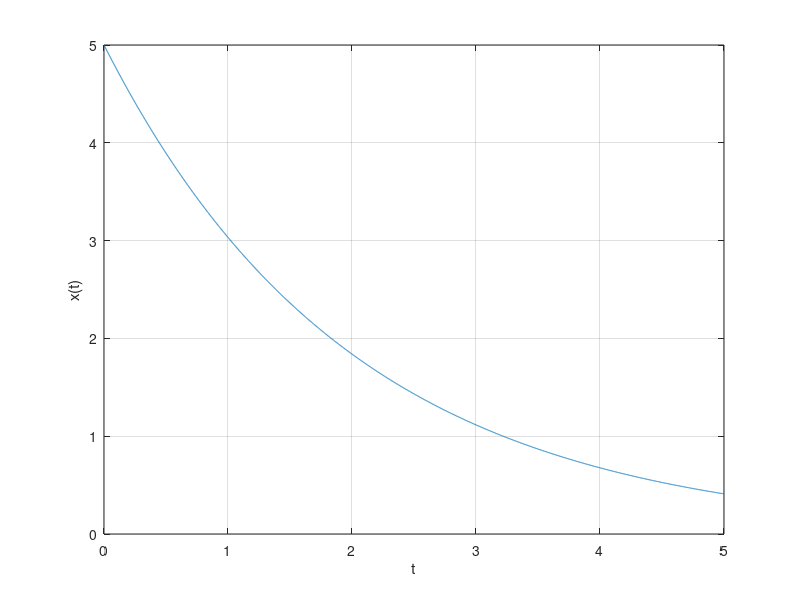

MATLAB code for this plot:
clearvars;
close all;
clc;

dt=0.001;
t=0:dt:5;

xt=5*exp(-0.5*t);

figure(1);
plot(t,xt); xlabel('t'); ylabel('x(t)');
grid on

u=0;
for k=-1000:1:1000
 u=u+1;
 fsc(1,u)=sum(xt.*exp(-1j*(2*pi/5)*k*t))*dt/5;
end

right =(sum(abs(xt).^2)*dt)/5; 

for h=-1000:1:1000 
    left =sum(abs(fsc).^2);
end